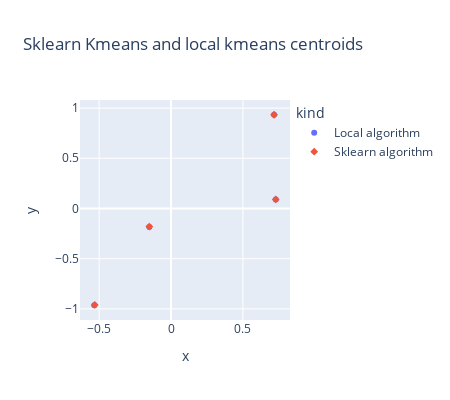

Notebook code for this chart:
### Markdown cell above
Plot the centroids of the two algorithm

### Code cell
dfcentr=pd.concat([dfcentr1,dfcentr2])
px.scatter(dfcentr,x='x',y='y',color='kind',height=400, width=450,
           title='Sklearn Kmeans and local kmeans centroids',
           symbol='kind')

### Figure 1 — Plotly figure (JSON) as saved in the notebook; plotly's stock layout.template omitted (floating-point values rounded to 4 significant figures)
{"data": [{"hovertemplate": "kind=Local algorithm<br>x=%{x}<br>y=%{y}<extra></extra>", "legendgroup": "Local algorithm", "marker": {"color": "#636efa", "symbol": "circle"}, "mode": "markers", "name": "Local algorithm", "orientation": "v", "showlegend": true, "type": "scatter", "x": [-0.1509, 0.7165, 0.7282, -0.5338], "xaxis": "x", "y": [-0.1849, 0.9337, 0.09013, -0.9641], "yaxis": "y"}, {"hovertemplate": "kind=Sklearn algorithm<br>x=%{x}<br>y=%{y}<extra></extra>", "legendgroup": "Sklearn algorithm", "marker": {"color": "#EF553B", "symbol": "diamond"}, "mode": "markers", "name": "Sklearn algorithm", "orientation": "v", "showlegend": true, "type": "scatter", "x": [-0.5301, 0.7165, 0.7282, -0.1508], "xaxis": "x", "y": [-0.9612, 0.9337, 0.09013, -0.1799], "yaxis": "y"}], "layout": {"height": 400, "legend": {"title": {"text": "kind"}, "tracegroupgap": 0}, "title": {"text": "Sklearn Kmeans and local kmeans centroids"}, "width": 450, "xaxis": {"anchor": "y", "autorange": true, "domain": [0, 1], "range": [-0.6342, 0.8286], "title": {"text": "x"}, "type": "linear"}, "yaxis": {"anchor": "x", "autorange": true, "domain": [0, 1], "range": [-1.111, 1.081], "title": {"text": "y"}, "type": "linear"}}}
